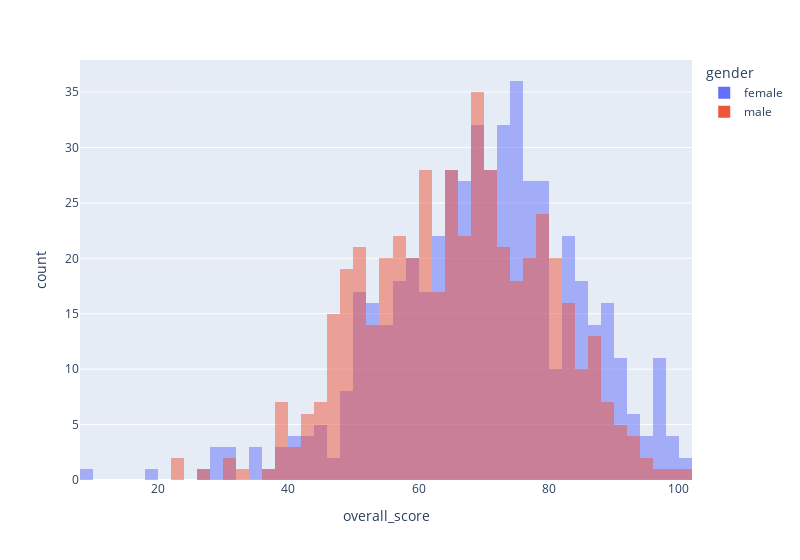

The notebook cell saved with this chart:
### Code cell
import matplotlib.pyplot as plt

plt.hist(dff, bins = 30, alpha = 0.75, label = 'ženy')
plt.hist(dfm, bins = 30, alpha = 0.75, label = 'muži')
plt.legend(loc = 'upper right')
plt.show()

g = px.histogram(df, x = "overall_score", color = "gender", width = 800, barmode='overlay')
g.show()

### Figure 1 — Plotly figure (JSON) as saved in the notebook; plotly's stock layout.template omitted (floating-point values rounded to 4 significant figures; data arrays with more than 128 entries replaced by an {"elided": "..."} marker saying what was removed)
{"data": [{"alignmentgroup": "True", "bingroup": "x", "hovertemplate": "gender=female<br>overall_score=%{x}<br>count=%{y}<extra></extra>", "legendgroup": "female", "marker": {"color": "#636efa", "opacity": 0.5, "pattern": {"shape": ""}}, "name": "female", "offsetgroup": "female", "orientation": "v", "showlegend": true, "type": "histogram", "x": {"elided": "518 float values"}, "xaxis": "x", "yaxis": "y"}, {"alignmentgroup": "True", "bingroup": "x", "hovertemplate": "gender=male<br>overall_score=%{x}<br>count=%{y}<extra></extra>", "legendgroup": "male", "marker": {"color": "#EF553B", "opacity": 0.5, "pattern": {"shape": ""}}, "name": "male", "offsetgroup": "male", "orientation": "v", "showlegend": true, "type": "histogram", "x": {"elided": "482 float values"}, "xaxis": "x", "yaxis": "y"}], "layout": {"barmode": "overlay", "legend": {"title": {"text": "gender"}, "tracegroupgap": 0}, "margin": {"t": 60}, "width": 800, "xaxis": {"anchor": "y", "domain": [0, 1], "title": {"text": "overall_score"}}, "yaxis": {"anchor": "x", "domain": [0, 1], "title": {"text": "count"}}}}
